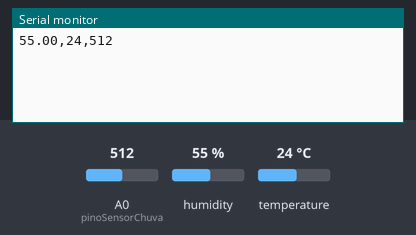
Bench run of a sketch on a simulated Arduino Uno, built with avr-gcc and run on an emulated ATmega328P. On the bench: the last lines printed to the serial monitor. The test bench sets the inputs (shaded band); at power-on: humidity 55 %, A0 (pinoSensorChuva) = 512, temperature 24 °C.

Above: at 3.2 s.
3.3 s: humidity set to 22 %
At 5.5 s:
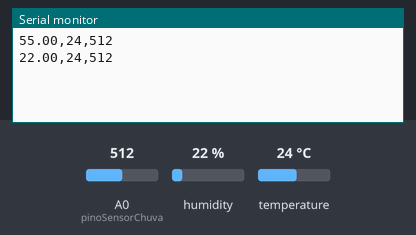
6.0 s: A0 (pinoSensorChuva) set to 716
At 6.7 s:
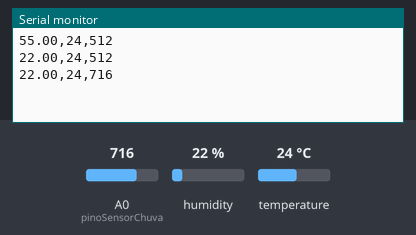
8.7 s: temperature set to 12 °C
At 11.1 s:
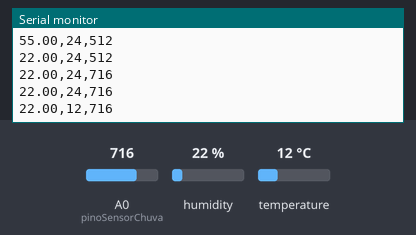
11.4 s: A0 (pinoSensorChuva) set to 900
At 12.7 s:
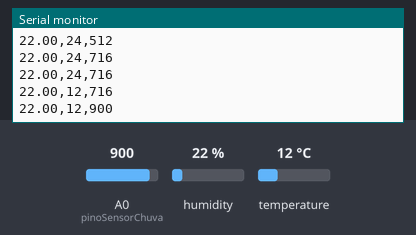
14.1 s: humidity set to 40 %
At 15.1 s:
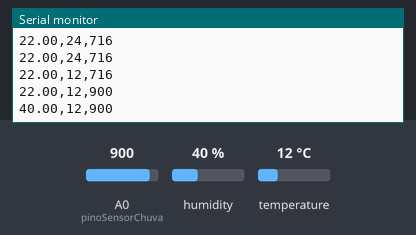
Timing chart, 0 to 17.1 s (numbered marks = the images above; inputs shaded):
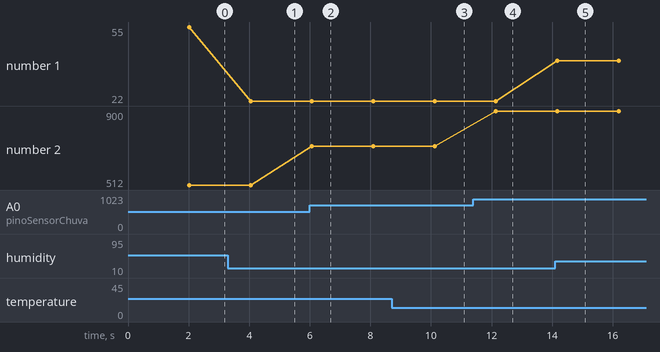

Measured:
- after the input at 3.3 s, the serial monitor: prints a new line after 0.75 s (image 1)
- after the input at 6.0 s, the serial monitor: prints a new line after 0.07 s (image 2)
- after the input at 8.7 s, the serial monitor: prints a new line after 1.4 s (image 3)
- after the input at 11.4 s, the serial monitor: prints a new line after 0.74 s (image 4)
- after the input at 14.1 s, the serial monitor: prints a new line after 0.07 s (image 5)
- plotted number 1: 55 → 22 after the input at 3.3 s, 22 → 40 after the input at 14.1 s
- plotted number 2: 512 → 716 after the input at 6.0 s, 716 → 900 after the input at 11.4 s

The sketch:

sketch_sep30a.ino
```cpp
#include <dht.h>
int pinoDHT11 = 2;
int pinoSensorChuva = A0;
int valorChuva = 0;
dht DHT;

void setup()
{
  Serial.begin(9600);
  delay(2000);

}

void loop()
{
  DHT.read11(pinoDHT11);
  valorChuva = analogRead(pinoSensorChuva);
  Serial.print(DHT.humidity);
  Serial.print(",");

  Serial.print(DHT.temperature,0);
  Serial.print(",");

  Serial.println(valorChuva);
  delay(2000);


}
```
